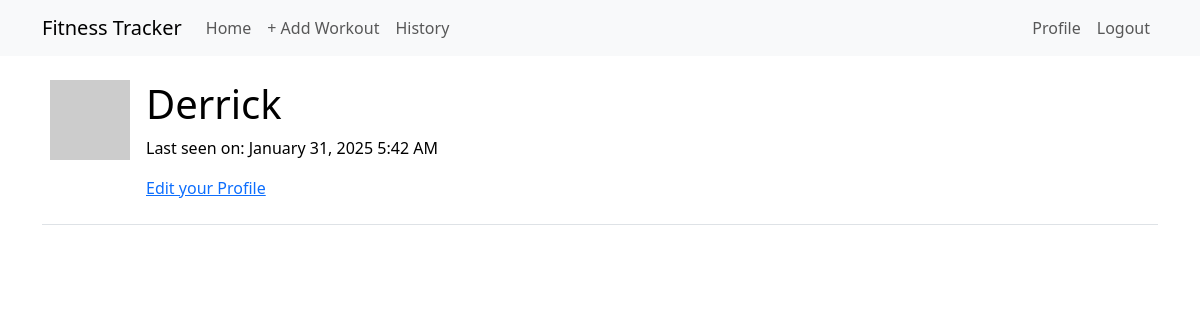
/user/Derrick (signed in), run on an earlier commit of the app's database.
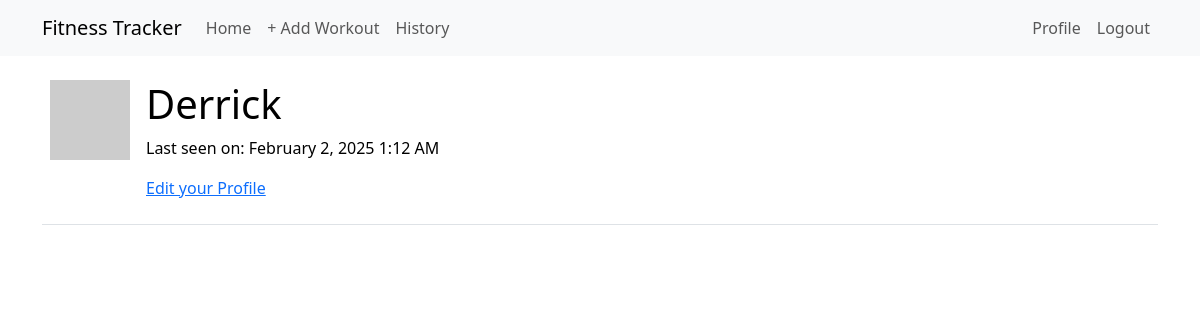
And on a later commit of the database.
### app/models.py (models this page shows, shortened)
class User(UserMixin, db.Model):
    id: Mapped[int] = mapped_column(primary_key=True)
    username: Mapped[str] = mapped_column(String(64), index=True, unique=True)
    email: Mapped[str] = mapped_column(String(120), index=True, unique=True)
    password_hash: Mapped[Optional[str]] = mapped_column(String(256))
    workouts: Mapped[List['Workout']] = relationship(back_populates='user', lazy='dynamic')
    about_me: Mapped[Optional[str]] = mapped_column(String(140))
    last_seen: Mapped[Optional[datetime]] = mapped_column(
        default=lambda: datetime.now(timezone.utc))
    def avatar(self, size):
        digest = md5(self.email.lower().encode('utf-8')).hexdigest()
        return f'https://www.gravatar.com/avatar/{digest}?d=identicon&s={size}'

### app/routes.py (the view)
@app.route('/user/<username>')
@login_required
def user(username):
    if not current_user.is_authenticated:
        return redirect(url_for('index'))
    return render_template('user.html', user=current_user)

### app/models.py (called while the page is built)
@login.user_loader
def load_user(id):
    return db.session.get(User, int(id))

### app/routes.py (called while the page is built)
@app.before_request
def before_request():
    if current_user.is_authenticated:
        current_user.last_seen = datetime.now(timezone.utc)
        db.session.commit()

### app/templates/user.html (shortened to what this page needs)
{% extends "base.html" %} {% block content %}
<table class="table table-hover">
  <tr>
    <td width="64px"><img src="{{ user.avatar(64) }}" /></td>
    <td>
      <h1>{{ user.username }}</h1>
      {% if user.last_seen %}<p>Last seen on: {{ moment(user.last_seen).format('LLL') }}</p>{% endif %}
      {% if user == current_user %}
      <p><a href="{{ url_for('edit_profile') }}">Edit your Profile</a></p>
      {% endif %}
    </td>
  </tr>
</table>
{% endblock %}

### app/templates/base.html (shortened to what this page needs)
<!doctype html>
<html lang="en">
  <head>
    <link
        href="https://cdn.jsdelivr.net/npm/bootstrap@5.3.2/dist/css/bootstrap.min.css"
        rel="stylesheet"
>
  </head>
  <body>
    <nav class="navbar navbar-expand-lg bg-body-tertiary">
      <div class="container">
        <a class="navbar-brand" href="{{ url_for('index') }}">Fitness Tracker</a>
        <div class="collapse navbar-collapse" id="navbarSupportedContent">
          <ul class="navbar-nav me-auto mb-2 mb-lg-0">
            <li class="nav-item">
              <a class="nav-link" aria-current="page" href="{{ url_for('index') }}">Home</a>
            </li>
            <li class="nav-item">
              <a class="nav-link" aria-current="page" href="{{ url_for('create_workout') }}">+ Add Workout</a>
            </li>
            <li class="nav-item">
              <a class="nav-link" aria-current="page" href="{{ url_for('history') }}">History</a>
            </li>
          </ul>
          <ul class="navbar-nav mb-2 mb-lg-0">
            {% if current_user.is_anonymous %}
            <li class="nav-item">
              <a class="nav-link" aria-current="page" href="{{ url_for('login') }}">Login</a>
            </li>
            {% else %}
            <li class="nav-item">
              <a class="nav-link" aria-current="page" href="{{ url_for('user', username=current_user.username) }}">Profile</a>
            </li>
            <li class="nav-item">
              <a class="nav-link" aria-current="page" href="{{ url_for('logout') }}">Logout</a>
            </li>
            {% endif %}
          </ul>
        </div>
      </div>
    </nav>
    <div class="container mt-3">
      {% block content %}{% endblock %}
    </div>
  </body>
</html>

What changed in the data, as far as the page shows it:
changed User "Derrick": last_seen "January 31, 2025 5:42 AM" → "February 2, 2025 1:12 AM"
